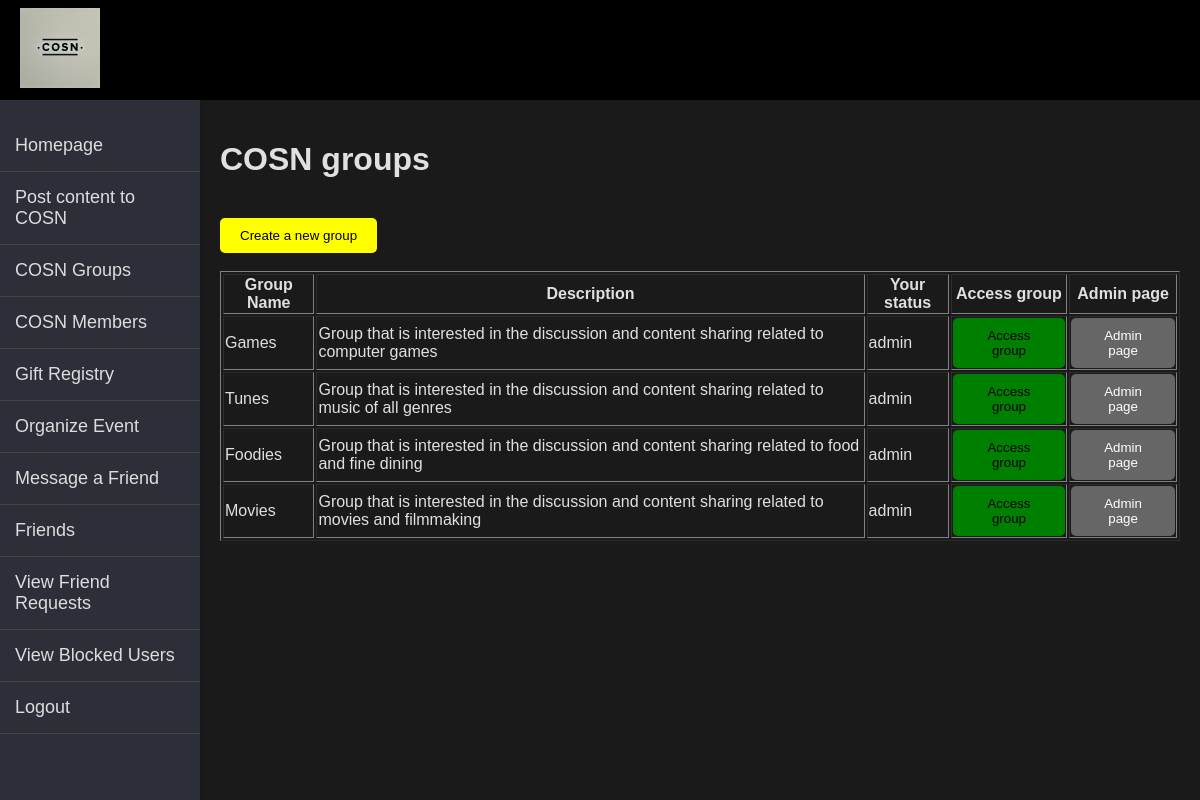
/App/COSN_groups.php (signed in), run on the app's committed database.
### App/COSN_groups.php (the view, shortened to what this page needs)
<?php
include("db_config.php");
include("header.php");
include('sidebar.php');
$isAdmin=false;
if ($_SESSION['privilege_level'] === 'administrator'){
    $isAdmin = true;
}
$logged_in_member_id = $_SESSION['member_id'];
$sql = "
    SELECT
    group_id, group_name, owner_id, description, creation_date,
    COALESCE((CASE WHEN (m.privilege_level='administrator') || (gm.group_member_status = 'admin') THEN 'admin' ELSE gm.group_member_status END),'outsider') AS group_role
    FROM kpc353_2.groups as g
        LEFT JOIN
            kpc353_2.group_members as gm
            ON g.group_id = gm.joined_group_id
                AND gm.participant_member_id = :logged_in_member_id
        LEFT JOIN
            kpc353_2.members as m
                ON m.member_id = :logged_in_member_id
    ";
$stmt = $pdo->prepare($sql);
$stmt->execute([':logged_in_member_id' => $logged_in_member_id]);
$result = $stmt->fetchAll(PDO::FETCH_ASSOC);
$result_col_needed_check = $result;
$adminColumn_needed = false;
while($row = current($result_col_needed_check)) {
    if ((!$adminColumn_needed && $row['group_role'] === 'admin') || $isAdmin) {
        $adminColumn_needed = true;
    }
    next($result_col_needed_check);
}
?>
<!DOCTYPE html>
<html lang="en">
<link rel="stylesheet" type = "text/css" href="COSN_groups.css" />
<head>
</head>
<body>
  <div class="main-content">
    <h1>COSN groups</h1>
    <br>
    <a href="COSN_create_group.php"><button style='background-color: yellow; color: black;'>Create a new group</button></a>
    <br><br>
    <table border="1">
        <tr>
            <th>Group Name</th>
            <th>Description</th>
            <th>Your status</th>
            <th>Access group</th>
            <?php if ($adminColumn_needed) { ?>
                <th>Admin page</th>
            <?php } ?>
        </tr>
        <?php
        if ($row = $result) {
            while($row = current($result)) {
                echo "<tr>";
                echo "<td>" . $row['group_name'] . "</td>";
                echo "<td>" . $row['description'] ."</td>";
                echo "<td>" . $row['group_role'] . "</td>";
                if($row['group_role'] === 'outsider'){
                    echo "<td><a href='COSN_group_request_access.php?group_id=" . $row['group_id'] . "'><button style='background-color: gray; color: white;'> Request Access</button></a></td>";
                } elseif($row['group_role'] === 'requested'){
                    echo "<td style='background-color: black; color: green;'> waiting for access </td>";
                } elseif($row['group_role'] === 'member' || $row['group_role'] === 'admin'){
                    echo "<td><a href='homepage.php?group_id=" . $row['group_id'] . "'><button style='background-color: green; color: black;'>Access group</button></a></td>";
                } elseif($row['group_role'] === 'ousted'){
                    echo "<td style='background-color: red; color: black;'>You've been banned!</td>";
                }
                if($adminColumn_needed){
                    if($row['group_role'] === 'admin'){
                        echo "<td><a href='COSN_group_admin.php?group_id=" . $row['group_id'] . "'><button> Admin page</button></a></td>";
                    } else {
                        echo "<td style='background-color: black; color: yellow;'>Not an admin</td>";
                    }
                }
                echo "</tr>";
                next($result);
            }
        } else {
            echo "<tr><td colspan='4'>No groups found</td></tr>";
        }
        ?>
    </table>
    <br>
        <br>
        <br>
    </div>
</body>
</html>

### App/header.css (style rules this page uses)
body { background-color: #f5f5f5; }

### App/css/sidebar.css (style rules this page uses)
body { margin: 0; font-family: Arial, sans-serif; }

### App/COSN_groups.css (style rules this page uses)
body { background-color: #1a1a1a; color: #e0e0e0; font-family: Arial, sans-serif; transition: background-color 0.3s, color 0.3s; }
button { padding: 10px 20px; border: none; background-color: #666; color: #ffffff; border-radius: 5px; cursor: pointer; }
.main-content { margin-left: 200px; padding: 20px; }

### data on the page
groups: group_name "Games", description "Group that is interested in the discussion and content sharing related to computer games", group_role "admin"
groups: group_name "Tunes", description "Group that is interested in the discussion and content sharing related to music of all genres", group_role "admin"
groups: group_name "Foodies", description "Group that is interested in the discussion and content sharing related to food and fine dining", group_role "admin"
groups: group_name "Movies", description "Group that is interested in the discussion and content sharing related to movies and filmmaking", group_role "admin"
